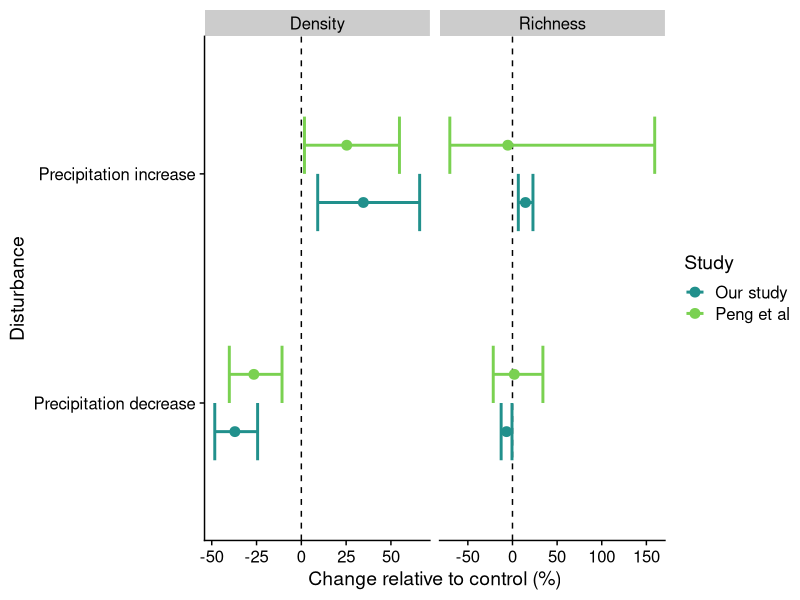
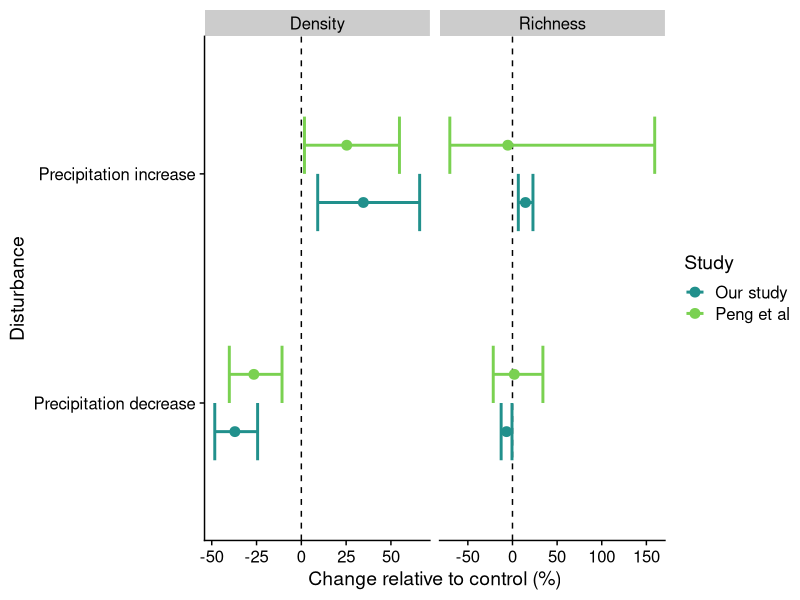

These figures' R source, in order:
#figure for presentation

library(tidyverse)
library(cowplot)

#make figure to compare our sutyd results to those of Peng et al

peng_comp<-read.csv("data/peng_comparison.csv")

ggplot(peng_comp,aes(y=Disturbance,x=summary,xmin=lower,xmax=upper,colour=Study))+
  geom_vline(xintercept = 0,lty=2)+
  geom_point(position=position_dodge(width=0.5),size=3)+
  geom_errorbarh(position=position_dodge(width=0.5),height = .5,size=1)+
  facet_wrap(~Outcome,scales = "free_x")+
  xlab("Change relative to control (%)")+
  theme_cowplot()+
  scale_colour_viridis_d(begin = 0.5,end = 0.8)
ggsave("figures/for_presentations/peng_comparison.png",width = 25,height = 15,dpi = 300,units = "cm")  
